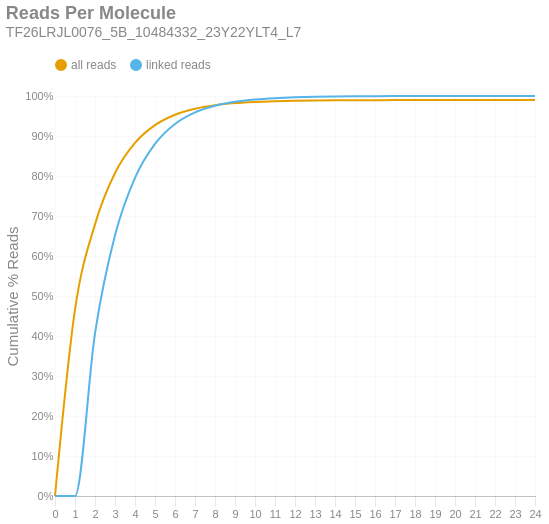

Here is the notebook cell this chart was saved with:
### Markdown cell above
### Reads per Molecule
This chart shows the cumulative distribution of the number of reads per linked molecule. That is, how many alignments are associated with a unique molecule. This excludes the number of reads associated with invalid or absent linked-read barcodes. The `linked` histogram is the percentages recalculated when disregarding singletons.

### Code cell
if SKIPLR:
    print_html(f"Skipped")
else:
    counts = np.bincount(valids['reads'].cast(pl.Int64).to_numpy())
    weighted = counts * np.arange(len(counts))
    all_perc = weighted / n_reads
    linked_perc = weighted / n_linked_reads
    linked_perc[1] = 0
    binned_df = pl.DataFrame({
        'readsper': list(range(len(counts))),
        'all reads (cumsum)': np.cumsum(all_perc).tolist(),
        'linked reads (cumsum)': np.cumsum(linked_perc).tolist(),
    })

    with SafeRender(binned_df):
        (
            density_plot(binned_df, 'Reads Per Molecule', samplename, 'readspmol')
            .encode(
                x=alt.X('readsper:O', title=None).axis(labelAngle=0).scale(padding=0),
                y=alt.Y('value:Q', title='Cumulative % Reads').axis(format='%').stack(False),
                color=alt.Color("key:N").scale(domain=["all reads", "linked reads"]),
                tooltip=[
                    alt.Tooltip("key:N", title="Data Type"),
                    alt.Tooltip("readsper:O", title="Reads Per Molecule"),
                    alt.Tooltip("value:Q", format=".2%", title="% Reads (Cum.)")
                ]            
            )
        ).display()

### Figure 1 — Vega-Lite specification as saved in the notebook (floating-point values rounded to 4 significant figures)
{"width": "container", "height": 400, "config": {"title": {"anchor": "start", "dy": -15, "fontSize": 18, "color": "#888888", "subtitleColor": "#888888", "subtitleFontSize": 14}, "arc": {"fill": "#0072B2"}, "axis": {"domainColor": "#888888", "domainWidth": 0.5, "gridWidth": 0.2, "grid": false, "titleFontWeight": 400, "titleFontSize": 15, "labelFontSize": 11, "labelColor": "#888888", "tickColor": "#888888", "tickWidth": 0.2, "titleColor": "#888888"}, "axisBand": {"grid": false}, "axisX": {"grid": true, "tickSize": 10, "domainCap": "round"}, "axisY": {"domain": false, "grid": true, "tickSize": 0, "domainCap": "round"}, "background": "transparent", "header": {"labelFontSize": 15, "labelColor": "#888888", "titleFontSize": 15, "titleFontWeight": 600, "titleColor": "#888888"}, "legend": {"labelFont": "sans-serif", "labelFontSize": 12, "labelColor": "#888888", "symbolSize": 100, "symbolType": "circle", "titleFontSize": 12, "titlePadding": 10, "titleColor": "#888888", "title": null, "orient": "top"}, "range": {"category": ["#E69F00", "#56B4E9", "#009E73", "#F0E442", "#0072B2", "#D55E00", "#CC79A7", "#000000"], "diverging": ["#cfe8f3", "#a2d4ec", "#73bfe2", "#46abdb", "#1696d2", "#12719e"]}, "area": {"fill": "#0072B2", "fillOpacity": 0.7, "line": true, "strokeOpacity": 0.7}, "line": {"color": "#0072B2", "stroke": "#0072B2", "strokeWidth": 2}, "trail": {"color": "#0072B2", "stroke": "#0072B2", "strokeWidth": 0, "size": 1}, "point": {"filled": true, "fillOpacity": 1.0, "size": 95}, "text": {"color": "#888888", "fontSize": 11, "align": "right", "fontWeight": 400, "size": 11}, "bar": {"fill": "#0072B2", "stroke": null}, "view": {"stroke": null, "continuousWidth": 660, "continuousHeight": 400}}, "data": {"name": "data-7a377f612706dc0a8a4afc4d88fe2f0b"}, "mark": {"type": "line", "interpolate": "monotone", "point": {"opacity": 0, "size": 275}}, "encoding": {"color": {"field": "key", "scale": {"domain": ["all reads", "linked reads"]}, "type": "nominal"}, "tooltip": [{"field": "key", "title": "Data Type", "type": "nominal"}, {"field": "readsper", "title": "Reads Per Molecule", "type": "ordinal"}, {"field": "value", "format": ".2%", "title": "% Reads (Cum.)", "type": "quantitative"}], "x": {"axis": {"labelAngle": 0}, "field": "readsper", "scale": {"padding": 0}, "title": null, "type": "ordinal"}, "y": {"axis": {"format": "%"}, "field": "value", "stack": false, "title": "Cumulative % Reads", "type": "quantitative"}}, "params": [{"name": "param_c36ac31b6afebe62", "select": {"type": "point", "fields": ["key"]}, "bind": "legend"}], "title": {"text": "Reads Per Molecule", "subtitle": "TF26LRJL0076_5B_10484332_23Y22YLT4_L7"}, "transform": [{"fold": ["all reads (cumsum)", "linked reads (cumsum)"]}, {"calculate": "replace(datum.key, ' (cumsum)', '')", "as": "key"}, {"filter": {"param": "param_c36ac31b6afebe62"}}], "usermeta": {"embedOptions": {"downloadFileName": "TF26LRJL0076_5B_10484332_23Y22YLT4_L7.readspmol"}}, "$schema": "https://vega.github.io/schema/vega-lite/v6.4.1.json", "datasets": {"data-7a377f612706dc0a8a4afc4d88fe2f0b": [{"readsper": 0, "all reads (cumsum)": 0.0, "linked reads (cumsum)": 0.0}, {"readsper": 1, "all reads (cumsum)": 0.4662, "linked reads (cumsum)": 0.0}, {"readsper": 2, "all reads (cumsum)": 0.6791, "linked reads (cumsum)": 0.4067}, {"readsper": 3, "all reads (cumsum)": 0.8074, "linked reads (cumsum)": 0.6516}, {"readsper": 4, "all reads (cumsum)": 0.8827, "linked reads (cumsum)": 0.7955}, {"readsper": 5, "all reads (cumsum)": 0.9271, "linked reads (cumsum)": 0.8802}, {"readsper": 6, "all reads (cumsum)": 0.9531, "linked reads (cumsum)": 0.9299}, {"readsper": 7, "all reads (cumsum)": 0.9683, "linked reads (cumsum)": 0.9589}, {"readsper": 8, "all reads (cumsum)": 0.9771, "linked reads (cumsum)": 0.9756}, {"readsper": 9, "all reads (cumsum)": 0.9822, "linked reads (cumsum)": 0.9854}, {"readsper": 10, "all reads (cumsum)": 0.9852, "linked reads (cumsum)": 0.9912}, {"readsper": 11, "all reads (cumsum)": 0.987, "linked reads (cumsum)": 0.9946}, {"readsper": 12, "all reads (cumsum)": 0.9882, "linked reads (cumsum)": 0.9968}, {"readsper": 13, "all reads (cumsum)": 0.9889, "linked reads (cumsum)": 0.9982}, {"readsper": 14, "all reads (cumsum)": 0.9893, "linked reads (cumsum)": 0.9989}, {"readsper": 15, "all reads (cumsum)": 0.9895, "linked reads (cumsum)": 0.9993}, {"readsper": 16, "all reads (cumsum)": 0.9896, "linked reads (cumsum)": 0.9996}, {"readsper": 17, "all reads (cumsum)": 0.9897, "linked reads (cumsum)": 0.9997}, {"readsper": 18, "all reads (cumsum)": 0.9898, "linked reads (cumsum)": 0.9998}, {"readsper": 19, "all reads (cumsum)": 0.9898, "linked reads (cumsum)": 0.9999}, {"readsper": 20, "all reads (cumsum)": 0.9898, "linked reads (cumsum)": 0.9999}, {"readsper": 21, "all reads (cumsum)": 0.9898, "linked reads (cumsum)": 0.9999}, {"readsper": 22, "all reads (cumsum)": 0.9898, "linked reads (cumsum)": 1.0}, {"readsper": 23, "all reads (cumsum)": 0.9898, "linked reads (cumsum)": 1.0}, {"readsper": 24, "all reads (cumsum)": 0.9899, "linked reads (cumsum)": 1.0}]}}
